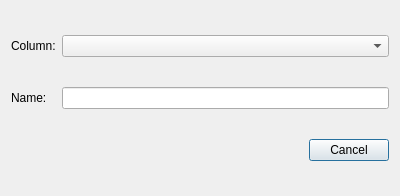
<ui version="4.0" >
 <class>DlgCreateIndex</class>
 <widget class="QDialog" name="DlgCreateIndex" >
  <property name="geometry" >
   <rect>
    <x>0</x>
    <y>0</y>
    <width>400</width>
    <height>196</height>
   </rect>
  </property>
  <property name="windowTitle" >
   <string>Create index</string>
  </property>
  <layout class="QGridLayout" >
   <item row="0" column="0" >
    <widget class="QLabel" name="label" >
     <property name="text" >
      <string>Column:</string>
     </property>
    </widget>
   </item>
   <item row="0" column="1" >
    <widget class="QComboBox" name="cboColumn" />
   </item>
   <item row="1" column="0" >
    <widget class="QLabel" name="label_2" >
     <property name="text" >
      <string>Name:</string>
     </property>
    </widget>
   </item>
   <item row="1" column="1" >
    <widget class="QLineEdit" name="editName" />
   </item>
   <item row="2" column="0" colspan="2" >
    <widget class="QDialogButtonBox" name="buttonBox" >
     <property name="orientation" >
      <enum>Qt::Horizontal</enum>
     </property>
     <property name="standardButtons" >
      <set>QDialogButtonBox::Cancel</set>
     </property>
    </widget>
   </item>
  </layout>
 </widget>
 <tabstops>
  <tabstop>cboColumn</tabstop>
  <tabstop>editName</tabstop>
  <tabstop>buttonBox</tabstop>
 </tabstops>
 <resources/>
 <connections>
  <connection>
   <sender>buttonBox</sender>
   <signal>accepted()</signal>
   <receiver>DlgCreateIndex</receiver>
   <slot>accept()</slot>
   <hints>
    <hint type="sourcelabel" >
     <x>248</x>
     <y>254</y>
    </hint>
    <hint type="destinationlabel" >
     <x>157</x>
     <y>274</y>
    </hint>
   </hints>
  </connection>
  <connection>
   <sender>buttonBox</sender>
   <signal>rejected()</signal>
   <receiver>DlgCreateIndex</receiver>
   <slot>reject()</slot>
   <hints>
    <hint type="sourcelabel" >
     <x>316</x>
     <y>260</y>
    </hint>
    <hint type="destinationlabel" >
     <x>286</x>
     <y>274</y>
    </hint>
   </hints>
  </connection>
 </connections>
</ui>
